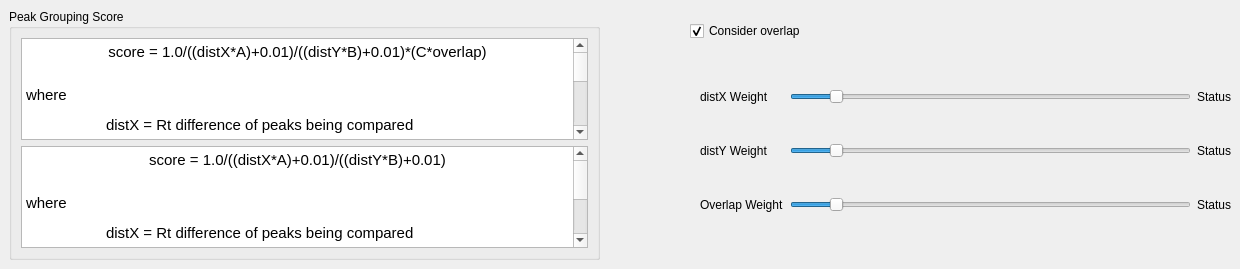
     <widget class="QWidget" name="peakGrouping">
      <attribute name="title">
       <string>Peak Grouping</string>
      </attribute>
      <widget class="QGroupBox" name="groupBox_2">
       <property name="geometry">
        <rect>
         <x>9</x>
         <y>9</y>
         <width>591</width>
         <height>251</height>
        </rect>
       </property>
       <property name="title">
        <string>Peak Grouping Score</string>
       </property>
       <layout class="QGridLayout" name="gridLayout_11">
        <item row="1" column="3" colspan="2">
         <widget class="QTextBrowser" name="formulaWithOverlap">
          <property name="html">
           <string>&lt;!DOCTYPE HTML PUBLIC &quot;-//W3C//DTD HTML 4.0//EN&quot; &quot;http://www.w3.org/TR/REC-html40/strict.dtd&quot;&gt;
&lt;html&gt;&lt;head&gt;&lt;meta name=&quot;qrichtext&quot; content=&quot;1&quot; /&gt;&lt;style type=&quot;text/css&quot;&gt;
p, li { white-space: pre-wrap; }
&lt;/style&gt;&lt;/head&gt;&lt;body style=&quot; font-family:'Sans Serif'; font-size:9pt; font-weight:400; font-style:normal;&quot;&gt;
&lt;p align=&quot;center&quot; style=&quot; margin-top:12px; margin-bottom:12px; margin-left:0px; margin-right:0px; -qt-block-indent:0; text-indent:0px;&quot;&gt;&lt;span style=&quot; font-family:'Droid Sans Mono,Courier New,monospace,Droid Sans Fallback'; font-size:11pt; color:#000000;&quot;&gt;score = 1.0/((distX*A)+0.01)/((distY*B)+0.01)*(C*overlap)&lt;/span&gt;&lt;span style=&quot; font-family:'Ubuntu'; font-size:11pt;&quot;&gt;&lt;br /&gt;&lt;/span&gt;&lt;/p&gt;
&lt;p style=&quot; margin-top:12px; margin-bottom:12px; margin-left:0px; margin-right:0px; -qt-block-indent:0; text-indent:0px;&quot;&gt;&lt;span style=&quot; font-family:'Ubuntu'; font-size:11pt;&quot;&gt;where&lt;/span&gt;&lt;/p&gt;
&lt;p style=&quot; margin-top:12px; margin-bottom:12px; margin-left:0px; margin-right:0px; -qt-block-indent:0; text-indent:0px;&quot;&gt;&lt;span style=&quot; font-family:'Ubuntu'; font-size:11pt;&quot;&gt;	distX = Rt difference of peaks being compared&lt;/span&gt;&lt;/p&gt;
&lt;p style=&quot; margin-top:12px; margin-bottom:12px; margin-left:0px; margin-right:0px; -qt-block-indent:0; text-indent:0px;&quot;&gt;&lt;span style=&quot; font-family:'Ubuntu'; font-size:11pt;&quot;&gt;	A = Weight of distX&lt;/span&gt;&lt;/p&gt;
&lt;p style=&quot; margin-top:12px; margin-bottom:12px; margin-left:0px; margin-right:0px; -qt-block-indent:0; text-indent:0px;&quot;&gt;&lt;span style=&quot; font-family:'Ubuntu'; font-size:11pt;&quot;&gt;	distY = Difference between peak Intensities&lt;/span&gt;&lt;/p&gt;
&lt;p style=&quot; margin-top:12px; margin-bottom:12px; margin-left:0px; margin-right:0px; -qt-block-indent:0; text-indent:0px;&quot;&gt;&lt;span style=&quot; font-family:'Ubuntu'; font-size:11pt;&quot;&gt;	B = Weight of distY&lt;/span&gt;&lt;/p&gt;
&lt;p style=&quot; margin-top:12px; margin-bottom:12px; margin-left:0px; margin-right:0px; -qt-block-indent:0; text-indent:0px;&quot;&gt;&lt;span style=&quot; font-family:'Ubuntu'; font-size:11pt;&quot;&gt;	overlap = Overlap of peaks (between 0 to 1)&lt;/span&gt;&lt;/p&gt;
&lt;p style=&quot; margin-top:12px; margin-bottom:12px; margin-left:0px; margin-right:0px; -qt-block-indent:0; text-indent:0px;&quot;&gt;&lt;span style=&quot; font-family:'Ubuntu'; font-size:11pt;&quot;&gt;	C = Overlap weight&lt;/span&gt;&lt;/p&gt;&lt;/body&gt;&lt;/html&gt;</string>
          </property>
         </widget>
        </item>
        <item row="2" column="3" colspan="2">
         <widget class="QTextBrowser" name="formulaWithoutOverlap">
          <property name="html">
           <string>&lt;!DOCTYPE HTML PUBLIC &quot;-//W3C//DTD HTML 4.0//EN&quot; &quot;http://www.w3.org/TR/REC-html40/strict.dtd&quot;&gt;
&lt;html&gt;&lt;head&gt;&lt;meta name=&quot;qrichtext&quot; content=&quot;1&quot; /&gt;&lt;style type=&quot;text/css&quot;&gt;
p, li { white-space: pre-wrap; }
&lt;/style&gt;&lt;/head&gt;&lt;body style=&quot; font-family:'Sans Serif'; font-size:9pt; font-weight:400; font-style:normal;&quot;&gt;
&lt;p align=&quot;center&quot; style=&quot; margin-top:0px; margin-bottom:0px; margin-left:0px; margin-right:0px; -qt-block-indent:0; text-indent:0px;&quot;&gt;&lt;span style=&quot; font-family:'Droid Sans Mono,Courier New,monospace,Droid Sans Fallback'; font-size:11pt; color:#000000;&quot;&gt;score = 1.0/((distX*A)+0.01)/((distY*B)+0.01)&lt;/span&gt;&lt;span style=&quot; font-family:'Ubuntu'; font-size:11pt;&quot;&gt;&lt;br /&gt;&lt;/span&gt;&lt;/p&gt;
&lt;p style=&quot; margin-top:12px; margin-bottom:12px; margin-left:0px; margin-right:0px; -qt-block-indent:0; text-indent:0px;&quot;&gt;&lt;span style=&quot; font-family:'Ubuntu'; font-size:11pt;&quot;&gt;where&lt;/span&gt;&lt;/p&gt;
&lt;p style=&quot; margin-top:12px; margin-bottom:12px; margin-left:0px; margin-right:0px; -qt-block-indent:0; text-indent:0px;&quot;&gt;&lt;span style=&quot; font-family:'Ubuntu'; font-size:11pt;&quot;&gt;	distX = Rt difference of peaks being compared&lt;/span&gt;&lt;/p&gt;
&lt;p style=&quot; margin-top:12px; margin-bottom:12px; margin-left:0px; margin-right:0px; -qt-block-indent:0; text-indent:0px;&quot;&gt;&lt;span style=&quot; font-family:'Ubuntu'; font-size:11pt;&quot;&gt;	A = Weight of distX&lt;/span&gt;&lt;/p&gt;
&lt;p style=&quot; margin-top:12px; margin-bottom:12px; margin-left:0px; margin-right:0px; -qt-block-indent:0; text-indent:0px;&quot;&gt;&lt;span style=&quot; font-family:'Ubuntu'; font-size:11pt;&quot;&gt;	distY = Difference between peak Intensities&lt;/span&gt;&lt;/p&gt;
&lt;p style=&quot; margin-top:12px; margin-bottom:12px; margin-left:0px; margin-right:0px; -qt-block-indent:0; text-indent:0px;&quot;&gt;&lt;span style=&quot; font-family:'Ubuntu'; font-size:11pt;&quot;&gt;	B = Weight of distY&lt;/span&gt;&lt;/p&gt;&lt;/body&gt;&lt;/html&gt;</string>
          </property>
         </widget>
        </item>
       </layout>
      </widget>
      <widget class="QWidget" name="gridLayoutWidget_2">
       <property name="geometry">
        <rect>
         <x>700</x>
         <y>56</y>
         <width>531</width>
         <height>191</height>
        </rect>
       </property>
       <layout class="QGridLayout" name="gridLayout_9">
        <item row="0" column="1">
         <widget class="QSlider" name="distXSlider">
          <property name="maximum">
           <number>100</number>
          </property>
          <property name="singleStep">
           <number>1</number>
          </property>
          <property name="value">
           <number>10</number>
          </property>
          <property name="orientation">
           <enum>Qt::Horizontal</enum>
          </property>
         </widget>
        </item>
        <item row="0" column="2">
         <widget class="QLabel" name="distXStatus">
          <property name="text">
           <string>Status</string>
          </property>
         </widget>
        </item>
        <item row="0" column="0">
         <widget class="QLabel" name="label_29">
          <property name="text">
           <string>distX Weight</string>
          </property>
         </widget>
        </item>
        <item row="1" column="0">
         <widget class="QLabel" name="label_31">
          <property name="text">
           <string>distY Weight</string>
          </property>
         </widget>
        </item>
        <item row="1" column="2">
         <widget class="QLabel" name="distYStatus">
          <property name="text">
           <string>Status</string>
          </property>
         </widget>
        </item>
        <item row="1" column="1">
         <widget class="QSlider" name="distYSlider">
          <property name="maximum">
           <number>100</number>
          </property>
          <property name="value">
           <number>10</number>
          </property>
          <property name="orientation">
           <enum>Qt::Horizontal</enum>
          </property>
         </widget>
        </item>
        <item row="2" column="0">
         <widget class="QLabel" name="label_30">
          <property name="text">
           <string>Overlap Weight</string>
          </property>
         </widget>
        </item>
        <item row="2" column="1">
         <widget class="QSlider" name="overlapSlider">
          <property name="maximum">
           <number>100</number>
          </property>
          <property name="value">
           <number>10</number>
          </property>
          <property name="orientation">
           <enum>Qt::Horizontal</enum>
          </property>
         </widget>
        </item>
        <item row="2" column="2">
         <widget class="QLabel" name="overlapStatus">
          <property name="text">
           <string>Status</string>
          </property>
         </widget>
        </item>
       </layout>
      </widget>
      <widget class="QCheckBox" name="useOverlap">
       <property name="geometry">
        <rect>
         <x>690</x>
         <y>20</y>
         <width>145</width>
         <height>22</height>
        </rect>
       </property>
       <property name="toolTip">
        <string/>
       </property>
       <property name="text">
        <string>Consider overlap</string>
       </property>
       <property name="checked">
        <bool>true</bool>
       </property>
       <property name="tristate">
        <bool>false</bool>
       </property>
      </widget>
     </widget>
